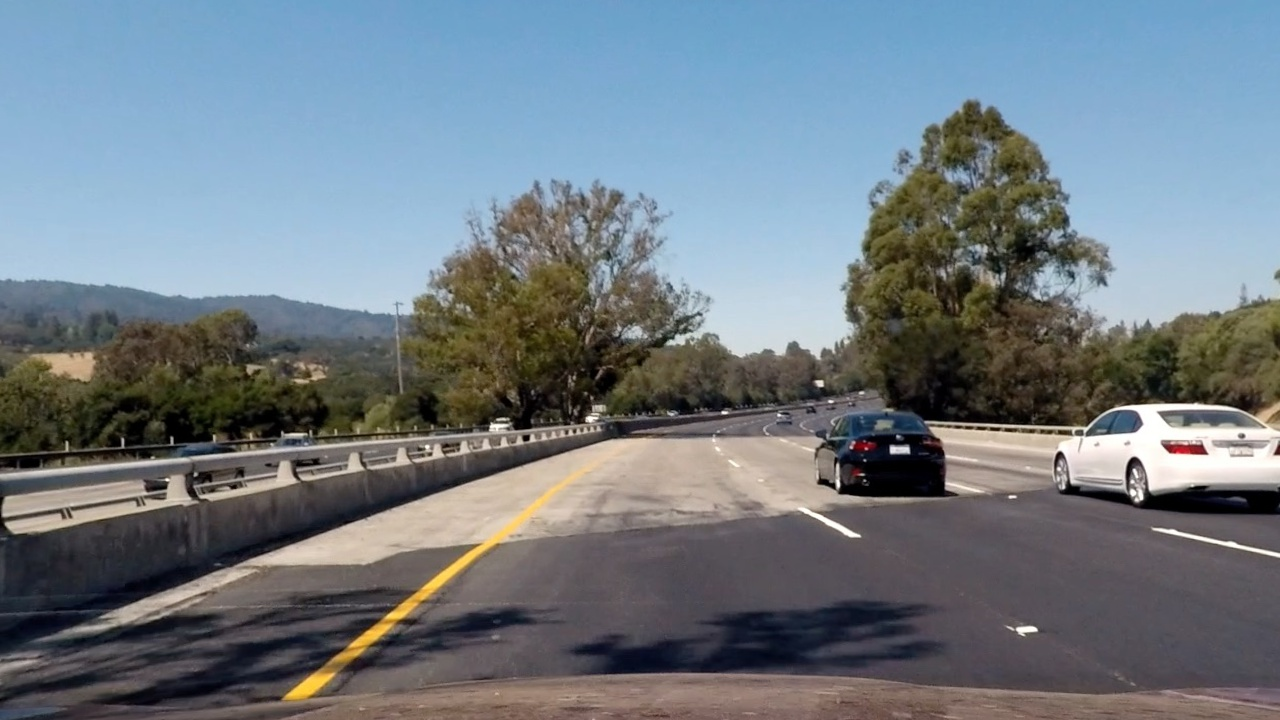
#> input picture corrected/test4.jpg, 1280 x 720 px
$ python test.py
#> lines starting #> are read from the running program, lines starting #| are printed output that depends on the picture
import cv2

img = cv2.imread("./test4.jpg")
#> img is the input picture: shape (720, 1280, 3); mean B, G, R 131, 123.1, 112.8
img = cv2.cvtColor(img, cv2.COLOR_BGR2HLS)
#> img: shape (720, 1280, 3); mean of channels 0, 1, 2 81.3, 121.7, 71
imgS = img[:,:,2]
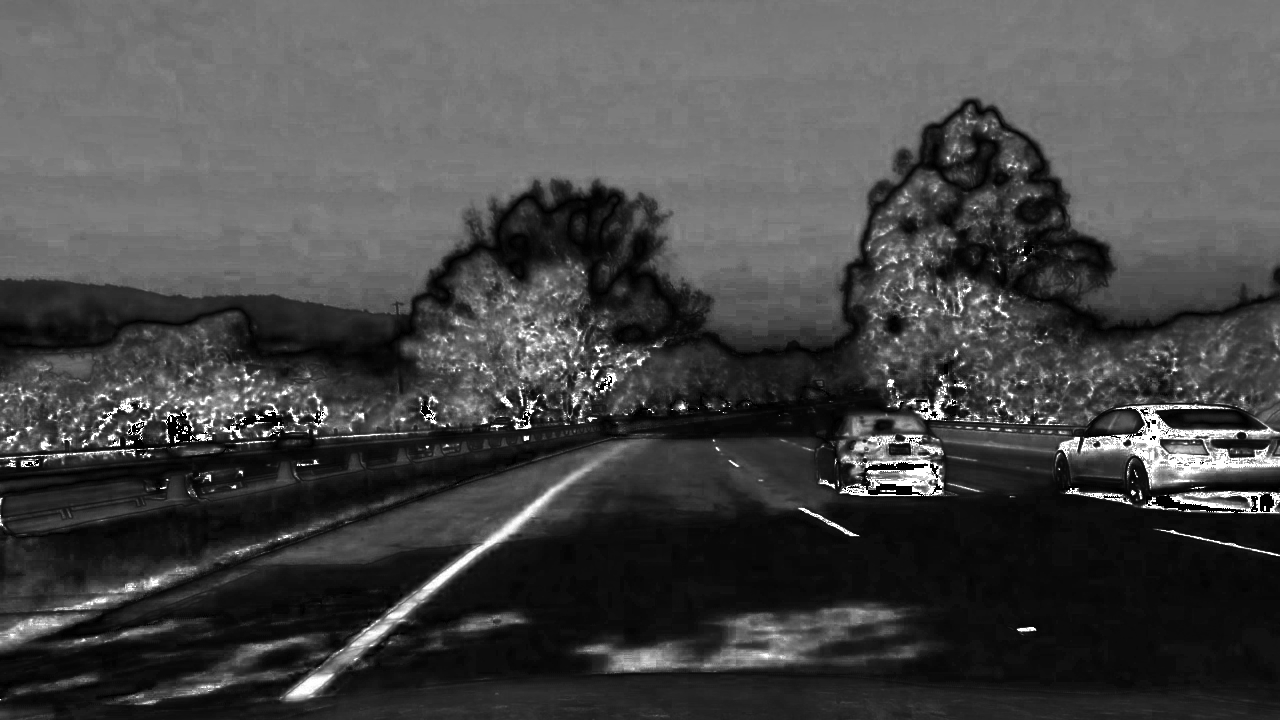
#> imgS: shape (720, 1280); min 0, max 255, mean 71
cv2.imshow("test", imgS)
cv2.waitKey(-1)

$ run again, with corrected/test1.jpg copied over corrected/test4.jpg
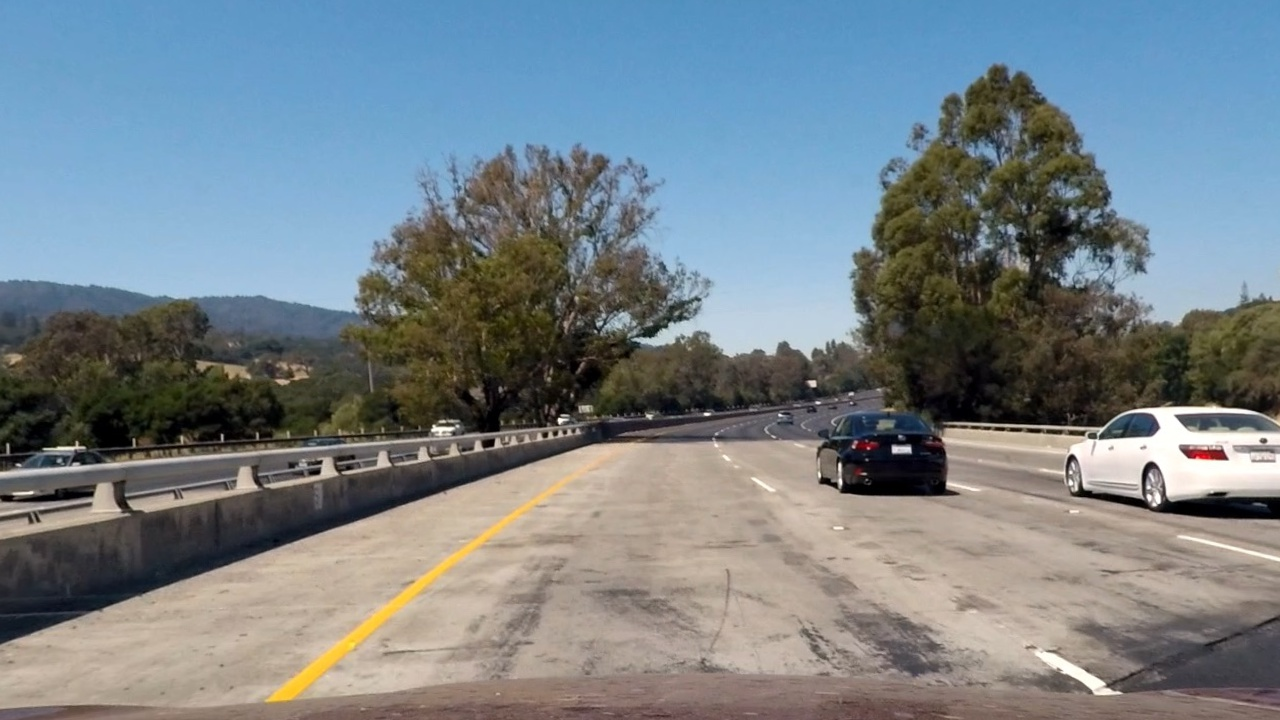
#> input picture corrected/test1.jpg, 1280 x 720 px
#> img is the input picture: shape (720, 1280, 3); mean B, G, R 136.2, 130, 119.3
#> img: shape (720, 1280, 3); mean of channels 0, 1, 2 59.5, 128, 74.1
#> `imgS = img[:,:,2]`:
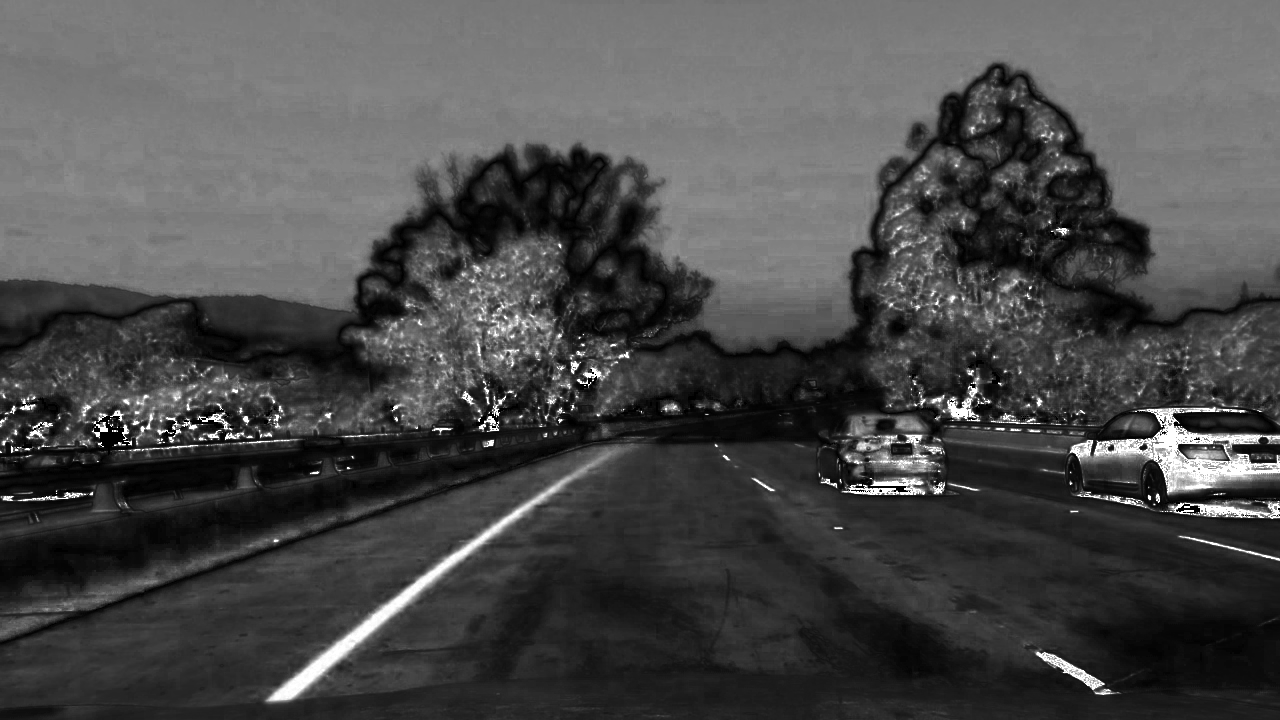
#> imgS: shape (720, 1280); min 0, max 255, mean 74.1

$ run again, with corrected/test2.jpg copied over corrected/test4.jpg
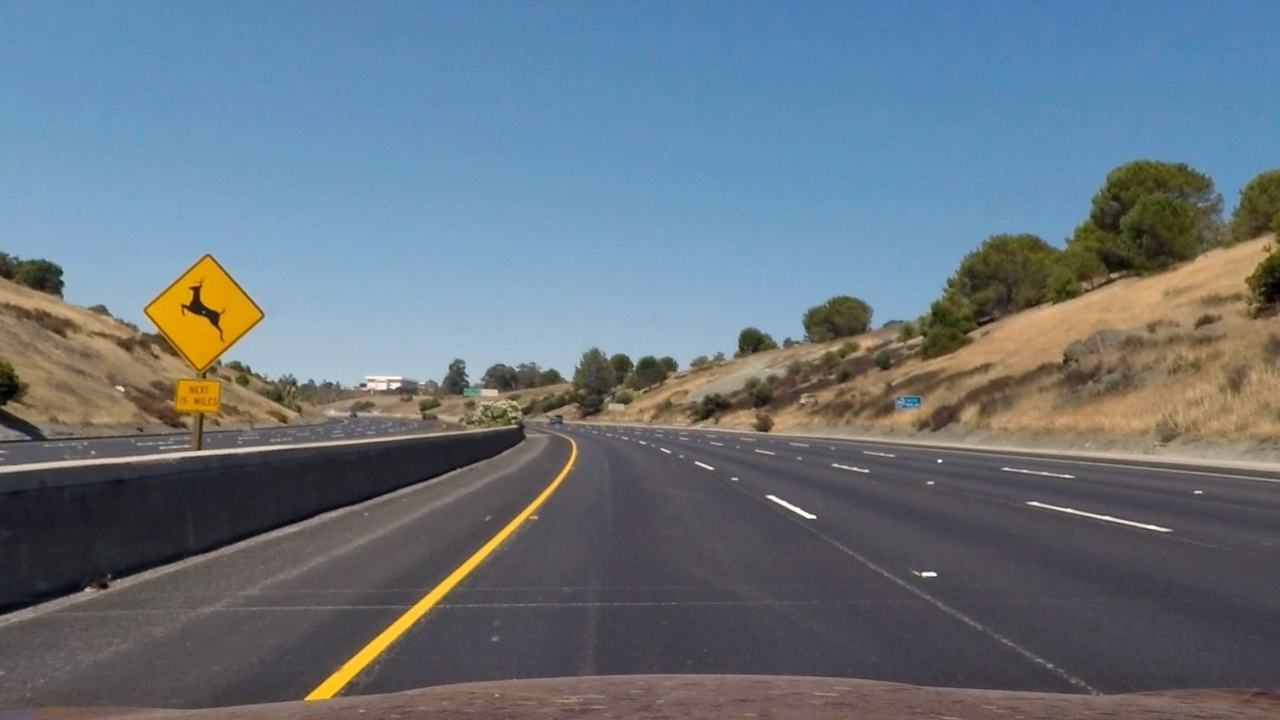
#> input picture corrected/test2.jpg, 1280 x 720 px
#> img is the input picture: shape (720, 1280, 3); mean B, G, R 126.4, 115.7, 103.9
#> img: shape (720, 1280, 3); mean of channels 0, 1, 2 87.8, 114.9, 64.2
#> `imgS = img[:,:,2]`:
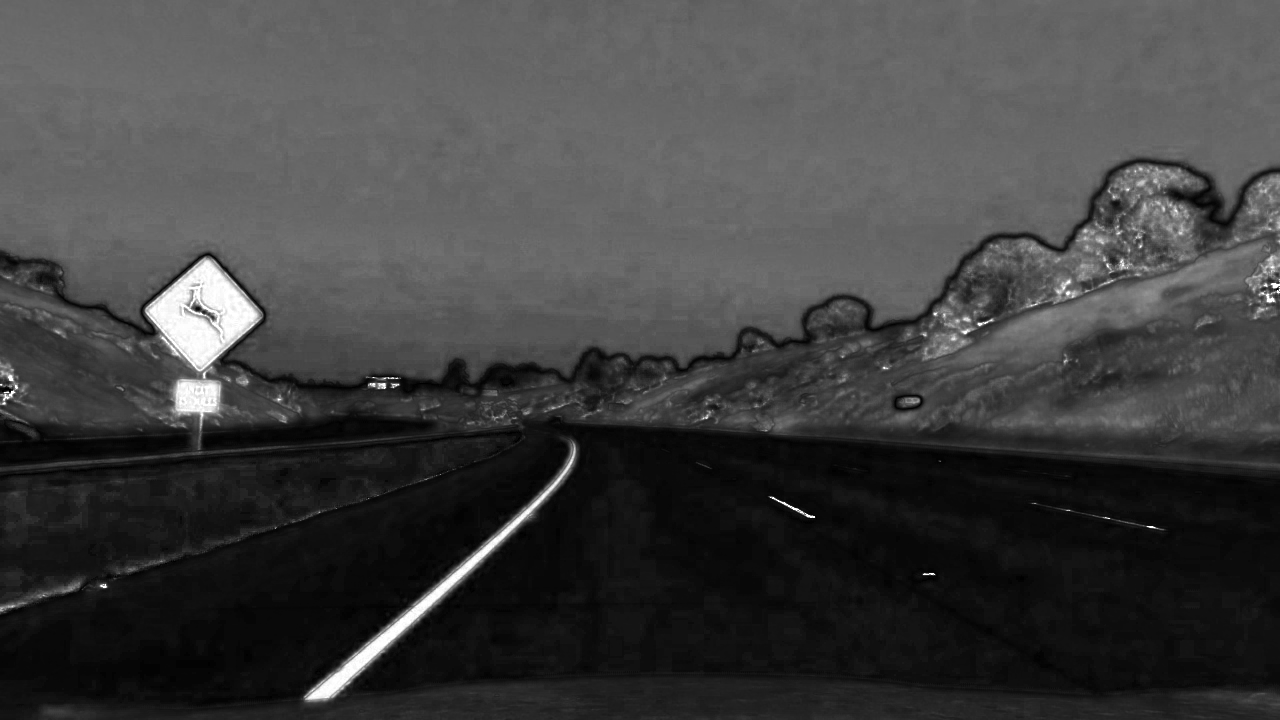
#> imgS: shape (720, 1280); min 0, max 255, mean 64.2

$ run again, with corrected/test3.jpg copied over corrected/test4.jpg
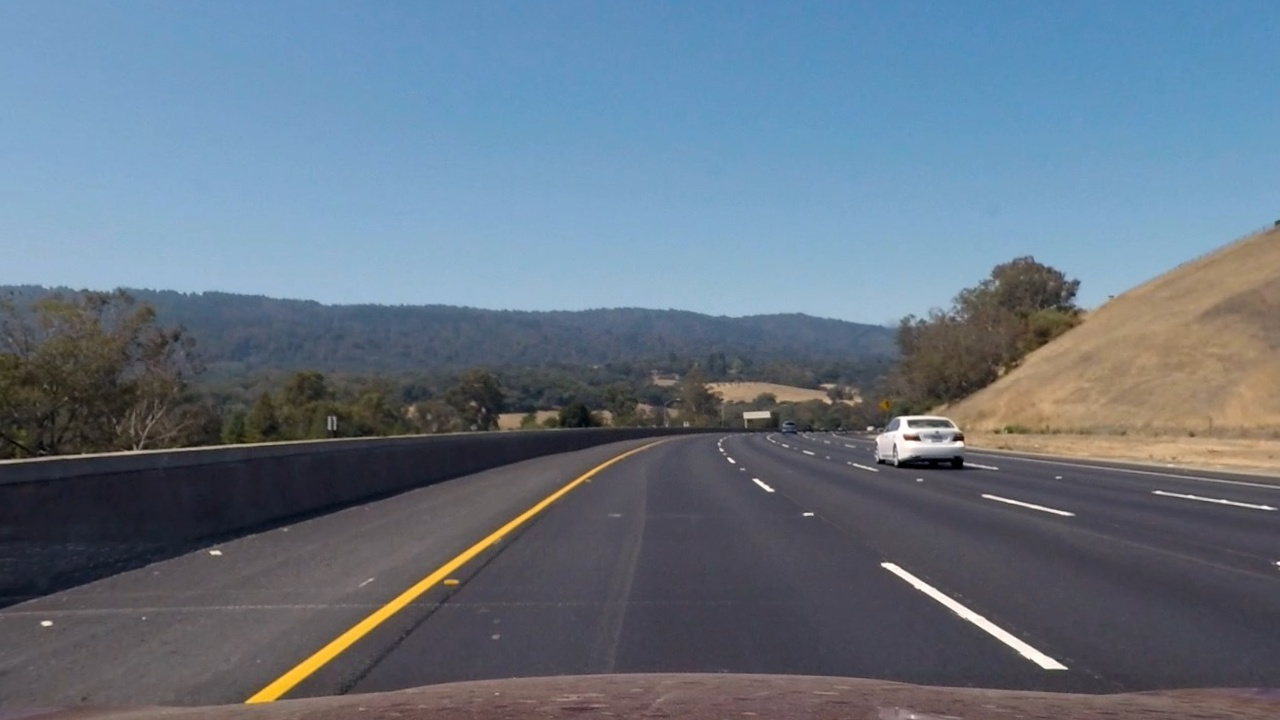
#> input picture corrected/test3.jpg, 1280 x 720 px
#> img is the input picture: shape (720, 1280, 3); mean B, G, R 131.2, 115.9, 101.5
#> img: shape (720, 1280, 3); mean of channels 0, 1, 2 96.5, 116.1, 61.6
#> `imgS = img[:,:,2]`:
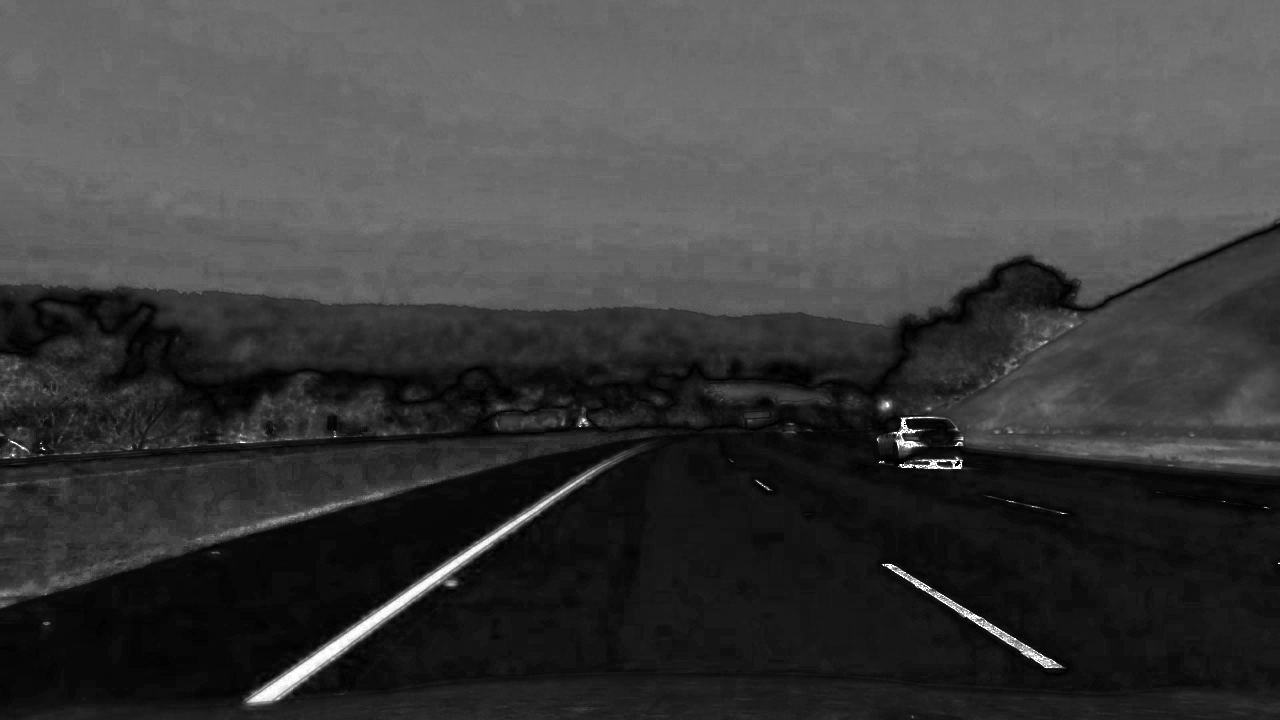
#> imgS: shape (720, 1280); min 0, max 255, mean 61.6
